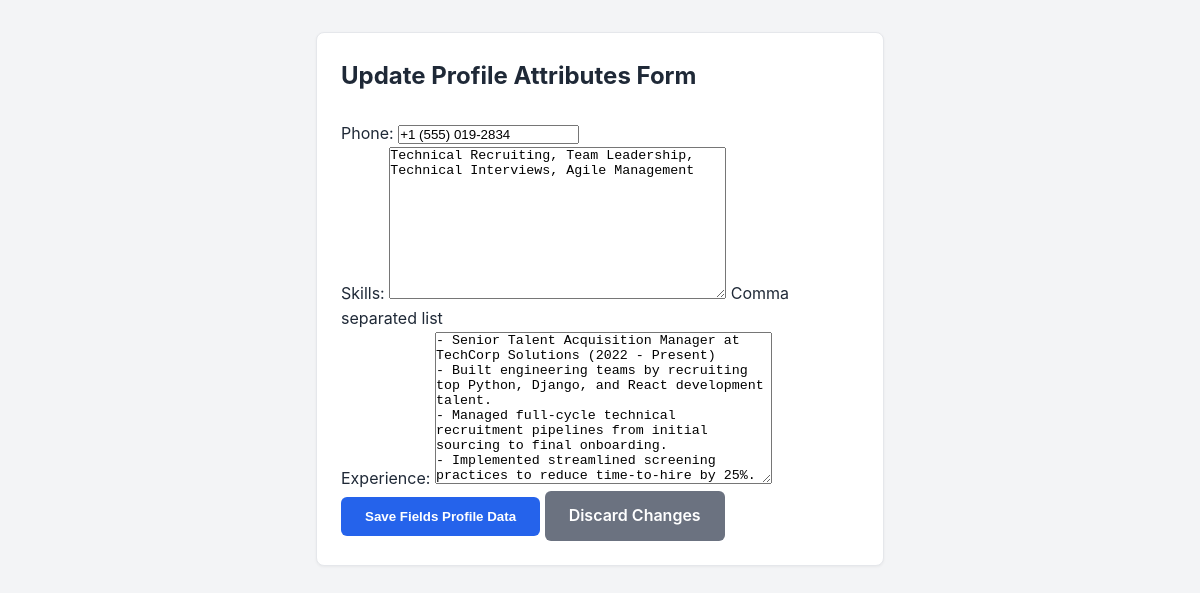
Page /users/profile/edit/ (signed in) on the committed database.
### users/models.py (models this page shows, shortened)
class Profile(models.Model):
    USER_TYPES = (
        ('seeker', 'Job Seeker'),
        ('employer', 'Employer'),
    )
    user = models.OneToOneField(User, on_delete=models.CASCADE)
    user_type = models.CharField(max_length=10, choices=USER_TYPES, default='seeker')
    phone = models.CharField(max_length=20, blank=True, null=True)
    skills = models.TextField(blank=True, null=True, help_text="Comma separated list")
    experience = models.TextField(blank=True, null=True)

### users/views.py (the view)
# urls.py: path('profile/edit/', views.edit_profile_view, name='edit_profile'),
@login_required
def edit_profile_view(request):
    profile, created = Profile.objects.get_or_create(user=request.user)
    if request.method == 'POST':
        form = ProfileForm(request.POST, instance=profile)
        if form.is_valid():
            form.save()
            messages.success(request, "Your profile fields updated successfully!")
            return redirect('users:profile')
    else:
        form = ProfileForm(instance=profile)
    return render(request, 'users/edit_profile.html', {'form': form})

### users/forms.py
class ProfileForm(forms.ModelForm):
    class Meta:
        model = Profile
        fields = ['phone', 'skills', 'experience']

### users/templates/users/edit_profile.html (shortened to what this page needs)
<!DOCTYPE html>
<html lang="en">
<head>
    <link rel="stylesheet" href="/static/css/style.css">
</head>
<body>
    <div class="container" style="max-width:600px;">
        <div class="card">
            <h2>Update Profile Attributes Form</h2><br>
            <form method="post">
                {{ form.as_p }}
                <button type="submit" class="btn">Save Fields Profile Data</button>
                <a href="{% url 'users:profile' %}" class="btn btn-secondary">Discard Changes</a>
            </form>
        </div>
    </div>
</body>
</html>

### static/CSS/style.css (style rules this page uses)
:root { --primary-color: #2563eb; --primary-dark: #1d4ed8; --success-color: #10b981; --dark-text: #1f2937; --light-bg: #f3f4f6; --border-color: #e5e7eb; }
* { margin: 0; padding: 0; box-sizing: border-box; }
body { font-family: -apple-system, BlinkMacSystemFont, "Segoe UI", Roboto, Helvetica, Arial, sans-serif; color: var(--dark-text); background-color: var(--light-bg); line-height: 1.6; }
a { text-decoration: none; color: inherit; }
.container { max-width: 1200px; margin: 2rem auto; padding: 0 1rem; }
.card { background: #ffffff; border: 1px solid var(--border-color); border-radius: 8px; padding: 1.5rem; margin-bottom: 1rem; box-shadow: 0 1px 3px rgba(0,0,0,0.05); }
.btn { display: inline-block; padding: 0.75rem 1.5rem; background-color: var(--primary-color); color: #ffffff; border-radius: 6px; border: none; font-weight: 600; cursor: pointer; text-align: center; }
.btn-secondary { background-color: #6b7280; }

### rows in the picture
Profile: phone "+1 (555) 019-2834", skills "Technical Recruiting, Team Leadership, Technical Interviews, Agile Management", experience "- Senior Talent Acquisition Manager at TechCorp Solutions (2022 - Present) - Built engineering teams by recruiting top Python, Django, and React development talent. - Managed full-cycle technical recruitment pipelines from initial sourcing to final onboarding. - Implemented streamlined screening practices to reduce time-to-hire by 25%."
